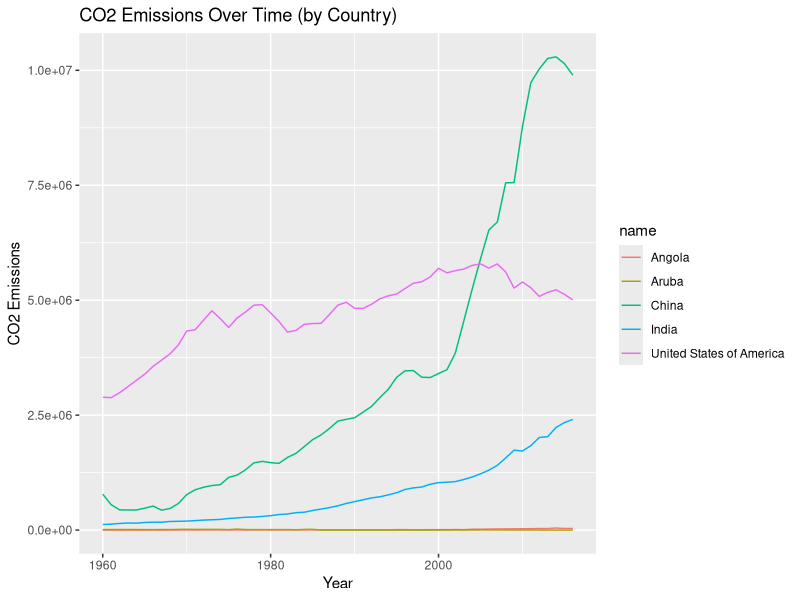
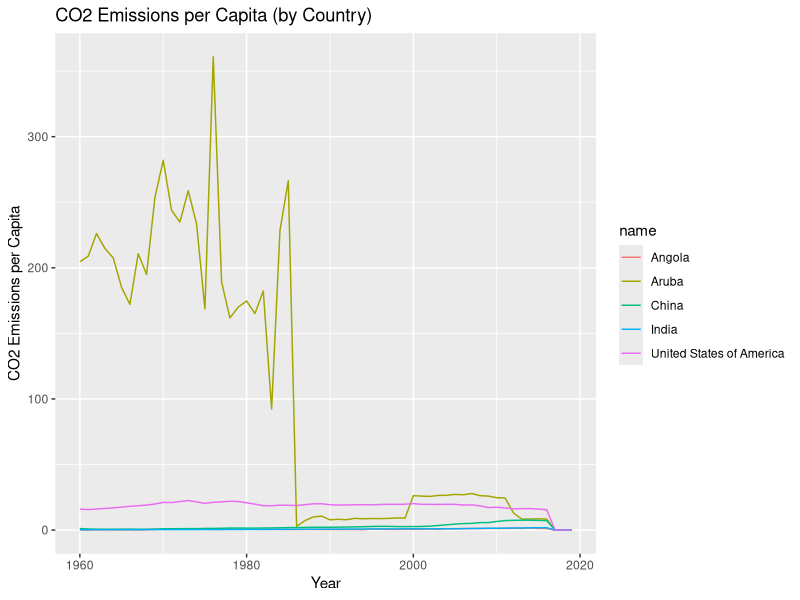
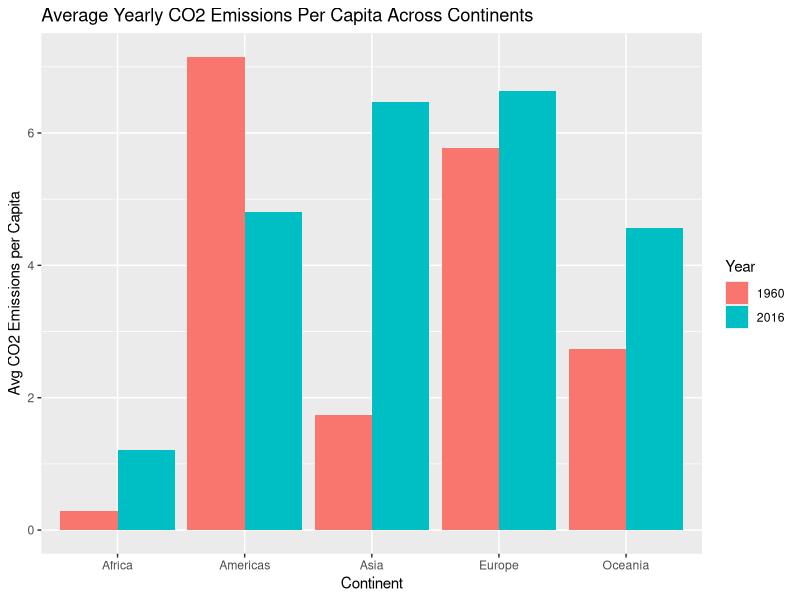
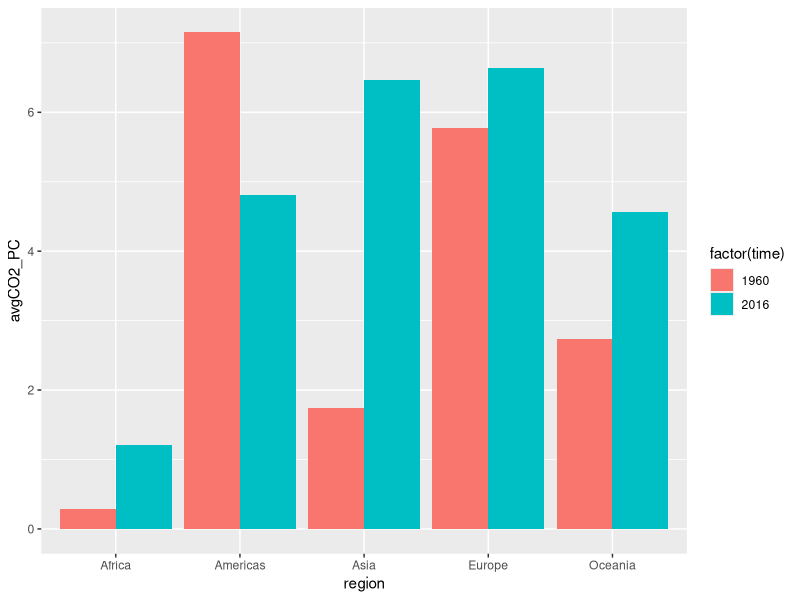
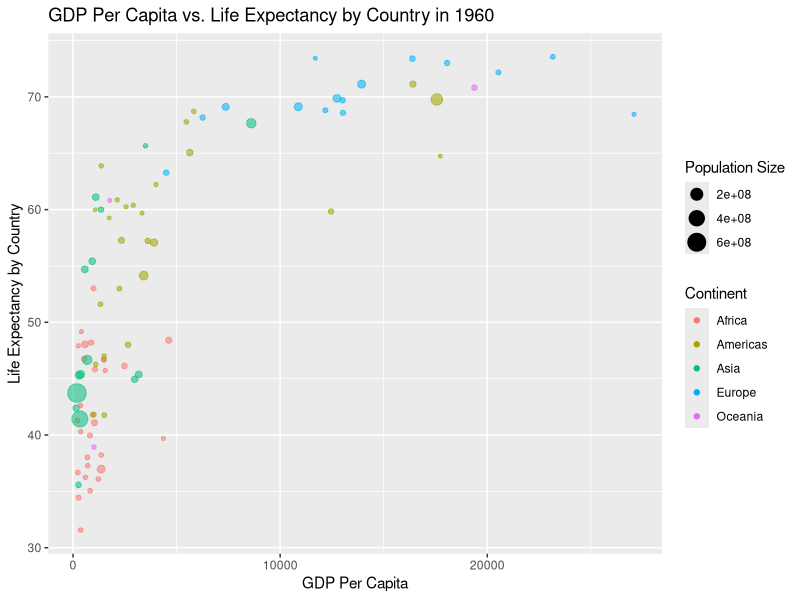
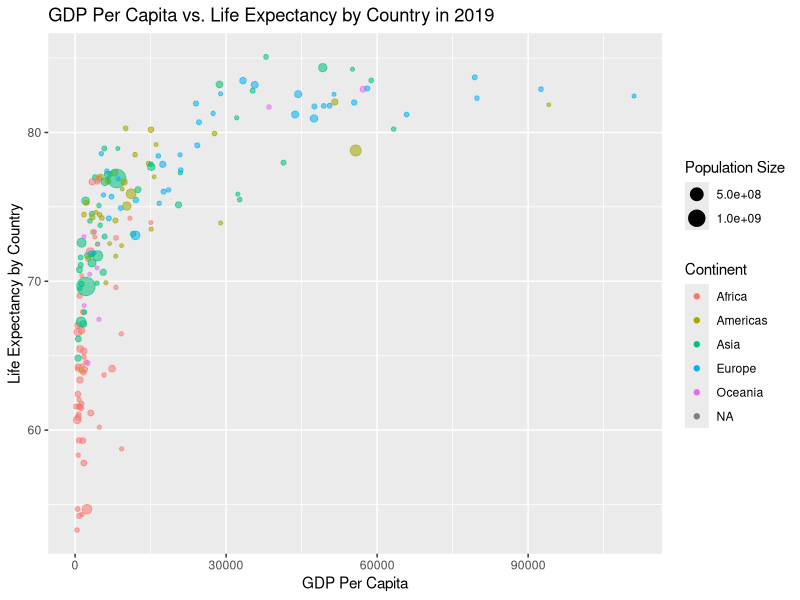
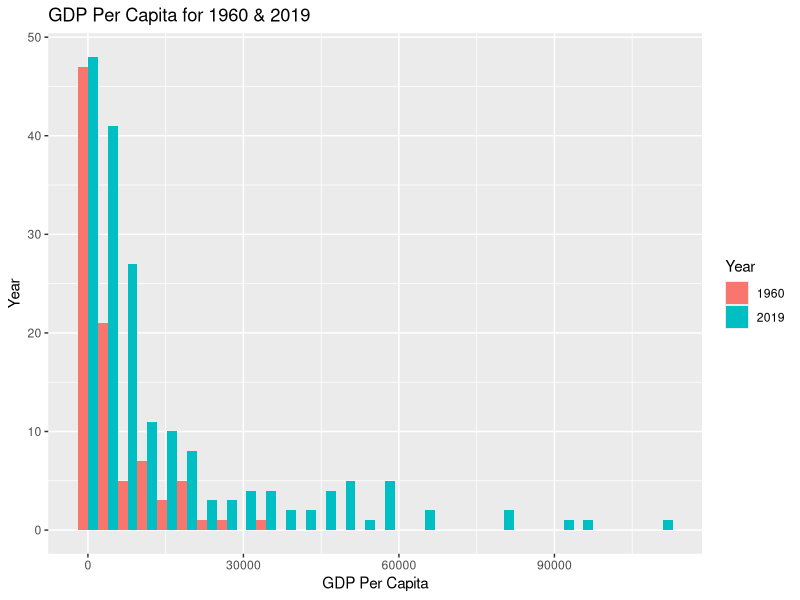

Write the R code that produced these figures, in order.
## ---- chunk 1
  library(tidyverse)
  library(readr)
  library(ggplot2)
  file <- read_delim("gapminder.csv")
## ---- chunk 2
  file %>%
    dim()
## ---- chunk 3
  file %>%
    sample_n(5)
## ---- chunk 4
file %>%
  summarize(uniqueByIso3 = n_distinct(iso3), uniqueByIso2 = n_distinct(iso2), 
            uniqueByName = n_distinct(name))
## ---- chunk 5
print("There are NA values or empty values being accounted for, which is messing up the numbers.")
## ---- chunk 6
file %>%
  filter(!is.na(iso2), !is.na(name))  %>%
  group_by(iso2)  %>%
  summarize(num = n_distinct(name)) %>%
  arrange(desc(num))
## ---- chunk 7
file %>%
  filter(!is.na(iso3), !is.na(name)) %>%
  group_by(name)  %>%
  summarize(num = n_distinct(iso3)) %>%
  arrange(desc(num))
## ---- chunk 8
  file %>%
    filter(!is.na(time)) %>%
    summarize(minYear = min(time), maxYear = max(time))
## ---- chunk 9
missingCO2 <- file %>%
  group_by(time) %>%
  filter(is.na(co2_PC), is.na(co2)) %>%
  summarize(total = sum(which(is.na(co2_PC)) + which(is.na(co2)))) %>%
  arrange(rank(desc(total)))

print(missingCO2)
## ---- chunk 10
missingCO2 %>%
  top_n(10)
## ---- chunk 11
overtime <- file %>%
  filter(name == "China" | name == "India" | name == "United States of America" | name == "Aruba" | name == "Angola", !is.na(co2), !is.na(name)) %>%
  select(name, time, co2) %>%
  group_by(time) 
  
ggplot(overtime, aes(x = time, y = co2, col = name)) +
  geom_line() +
  xlab("Year") + 
  ylab("CO2 Emissions") +
  ggtitle("CO2 Emissions Over Time (by Country)")
## ---- chunk 12
by_country <- file %>%
  filter(name == "China" | name == "India" | name == "United States of America" | name == "Aruba" | name == "Angola") %>%
  group_by(name, time) %>%
  summarize(co2_pc = sum(co2_PC, na.rm=TRUE))

ggplot(by_country, aes(x = time, y = co2_pc, col = name)) +
    geom_line() +
    xlab("Year") + 
    ylab("CO2 Emissions per Capita") +
    ggtitle("CO2 Emissions per Capita (by Country)")
## ---- chunk 13
file %>%
  filter(time %in% c(1960, 2016), !is.na(region), !is.na(co2_PC)) %>%
  group_by(time, region) %>%
  summarize(avgCO2_PC = mean(co2_PC)) %>%
  ggplot(aes(x = region, y = avgCO2_PC, fill=factor(time))) +
  geom_col(position = "dodge") +
    labs(title = "Average Yearly CO2 Emissions Per Capita Across Continents", 
         x = "Continent", y = "Avg CO2 Emissions per Capita") + 
    scale_fill_discrete(name = "Year")
## ---- chunk 14
file %>%
  filter(!is.na(region), !is.na(co2), time == 1960 | time == 2016) %>%
  filter(region != "") %>%
  group_by(region, time) %>%
  mutate(avgCO2_PC = mean(co2_PC)) %>%
  ggplot(aes(x = region, y = avgCO2_PC, fill = factor(time))) +
  geom_bar(stat = 'identity', position = 'dodge')
## ---- chunk 15
file %>%
  filter(!is.na(co2_PC), !is.na(name),!is.na(region), time == "2016") %>%
  group_by(region, name) %>%
  summarize(avg_CO2 = mean(co2_PC)) %>%
  arrange(rank(desc(region))) %>%
  group_by(region) %>%
  select(region, name, avg_CO2) %>%
  top_n(3) 
## ---- chunk 16
file %>%
  filter(!is.na(co2_PC), !is.na(name),!is.na(region), time == "2016") %>%
  group_by(region, name) %>%
  summarize(avg_CO2 = mean(co2_PC)) %>%
  arrange(rank(desc(region))) %>%
  group_by(region) %>%
  select(region, name, avg_CO2) %>%
  top_n(-3) 

print(" I went with 2016 since 2019 data is missing.")
## ---- chunk 17
variables <- file %>%
  filter(time == 1960, !is.na(GDP_PC), !is.na(lifeExpectancy)) %>%
  group_by(GDP_PC, lifeExpectancy) %>% 
  summarize(x = GDP_PC, y = lifeExpectancy, z = region, a = totalPopulation) 

ggplot(variables, aes(x = GDP_PC, y = lifeExpectancy)) +
   geom_point(aes(color = z, size = a, alpha = 0.5)) +
  labs(title = "GDP Per Capita vs. Life Expectancy by Country in 1960", 
         x = "GDP Per Capita", y = "Life Expectancy by Country") +
         guides(color = guide_legend(title = "Continent"), size = guide_legend(title = "Population Size"), alpha = "none")
## ---- chunk 18
variables <- file %>%
  filter(time == 2019, !is.na(GDP_PC), !is.na(lifeExpectancy)) %>%
  group_by(GDP_PC, lifeExpectancy) %>% 
  summarize(x = GDP_PC, y = lifeExpectancy, z = region, a = totalPopulation) 

ggplot(variables, aes(x = GDP_PC, y = lifeExpectancy)) +
   geom_point(aes(color = z, size = a, alpha = 0.5)) +
  labs(title = "GDP Per Capita vs. Life Expectancy by Country in 2019", 
         x = "GDP Per Capita", y = "Life Expectancy by Country") +
         guides(color = guide_legend(title = "Continent"), size = guide_legend(title = "Population Size"), alpha = "none")
## ---- chunk 19
file %>%
  group_by(region) %>%
  filter(time == 1960, !is.na(lifeExpectancy), !is.na(region)) %>%
  summarize(avg_lifeExpectancy = mean(lifeExpectancy))
## ---- chunk 20
file %>%
  group_by(region) %>%
  filter(time == 2019, !is.na(lifeExpectancy), !is.na(region)) %>%
  summarize(avg_lifeExpectancy = mean(lifeExpectancy))
## ---- chunk 21
file %>%
  group_by(region) %>%
  filter(!is.na(lifeExpectancy), !is.na(region), region != "") %>%  
  summarize(avgLE = mean(lifeExpectancy)) %>%
   mutate(prev = lag(avgLE),  
          growth = avgLE - prev)
## ---- chunk 22
hist <- file %>%
  filter(time == 1960 | time == 2019, !is.na(GDP_PC))

ggplot(hist, aes(x=GDP_PC, fill = as.factor(time)))+
  geom_histogram(position='dodge') +
  guides(fill = guide_legend(title = "Year")) +
  ggtitle("GDP Per Capita for 1960 & 2019") +
  labs(x = "GDP Per Capita", y = "Year")
## ---- chunk 23
rank1 <- file %>%
  select(name, time, lifeExpectancy) %>%
  filter(time == 1960, !is.na(lifeExpectancy), name != "") %>%
  arrange(rank(desc(lifeExpectancy))) %>%
  summarize(US_Rank = which(name == "United States of America"))
## ---- chunk 24
rank2 <- file %>%
  select(name, time, lifeExpectancy) %>%
  filter(time == 2019, !is.na(lifeExpectancy), name != "") %>%
  arrange(rank(desc(lifeExpectancy))) %>%
  summarize(US_Rank = which(name == "United States of America"))
## ---- chunk 25
file %>%
  filter(time == 1960, !is.na(lifeExpectancy), name != "") %>%
  summarize(numCountries = n_distinct(name), rank = rank1/numCountries)
## ---- chunk 26
file %>%
  filter(time == 2019, !is.na(lifeExpectancy), name != "") %>%
  summarize(numCountries = n_distinct(name), rank = rank1/numCountries)
## ---- chunk 27
print("I spent about 20 hours on this assignment.")
